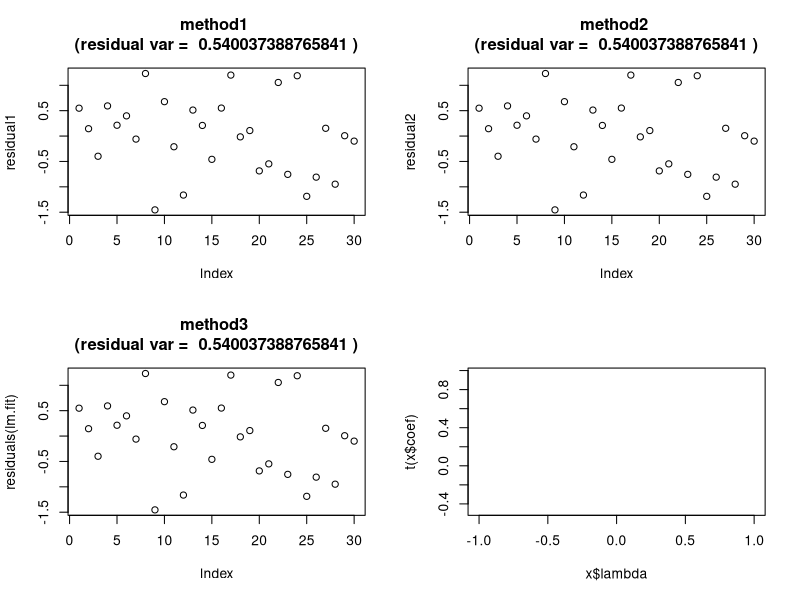

Write R code to recreate this figure.
rm(list = ls());
n = 30;
varnum = 10;
x <- array(rnorm(n*varnum), dim=c(n, varnum));
beta <- array(c(1, 0.8, 0.6, 0.4, 0.2, 0, 0, 0, 0, 0), dim=c(varnum, 1))
y <- x%*%beta + array(rep(rnorm(n), 1), dim=c(n, 1))

par(mfrow=c(2,2)) 

################################################
# Centralize
################################################
x <- x - apply(x, 2, mean)
y <- y - mean(y)
alpha <- 0.05

################################################
# Method 1: Use Var and Cov to resolve
################################################
beta_hat1 <- solve(var(x))%*%cov(x, y)
beta0_hat1 <- mean(y)-apply(x, 2, mean)%*%beta_hat1
residual1 <- y - x%*%beta_hat1 - array(rep(1:1), dim=c(30,1))%*%beta0_hat1
eps_var1 <- var(residual1)
plot(residual1, main=paste('method1 \n(residual var = ',eps_var1, ')'))

################################################
# Method 2: Use matrix manipulation to resolve
################################################
x2 <- cbind(array(rep(1), dim=c(n,1)), x)
beta_hat2 <- solve(t(x2)%*%x2)%*%(t(x2)%*%y)
residual2 <- y - x2%*%beta_hat2
eps_var2 <- var(residual2)
plot(residual2, main=paste('method2 \n(residual var = ',eps_var2, ')'))
# Caculate confident interface of coeffient beta(incluing beta0)
v_diag <- diag(solve(t(x2)%*%x2))*sum(residual2^2)/(n-varnum-1)
tconstant <- qt(1-alpha/2, n-varnum-1)
confint2 <- cbind(beta_hat2 - sqrt(v_diag)*tconstant, beta_hat2 + sqrt(v_diag)*tconstant)

#################################################
# Method 3: Use R's lm function to do regression
#################################################
lm.fit <- lm(y~x)
summary(lm.fit)
coefficients(lm.fit)
confint(lm.fit, level=(1-alpha))
fitted(lm.fit)
plot(residuals(lm.fit), main=paste('method3 \n(residual var = ',var(residuals(lm.fit)), ')'))
#plot(lm.fit)

#################################################
#
#################################################
library(MASS)
lm.ridge <- lm.ridge(y~x)
plot(lm.ridge)
select(lm.ridge)
